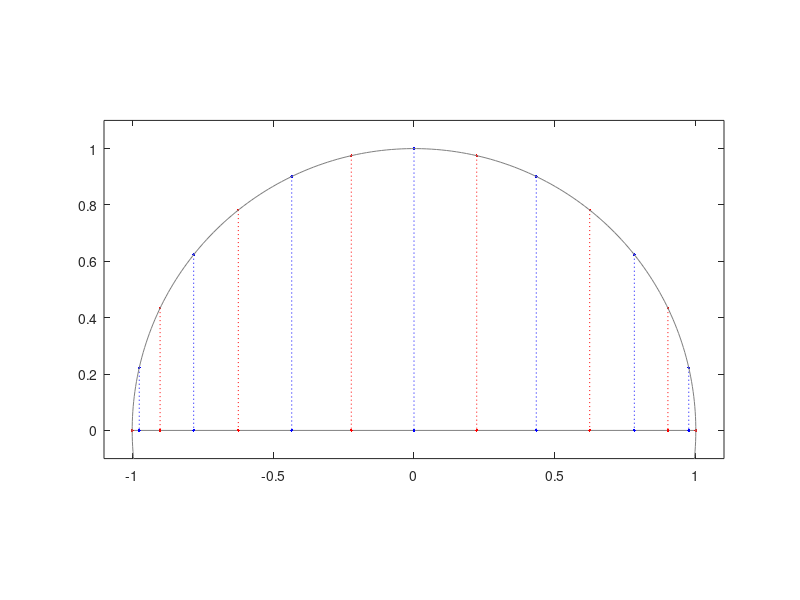

The MATLAB script that drew this image:
%%
% The two kinds of Chebyshev points interlace at any fixed value of $n$.
n = 7;
dtheta = pi/n;
theta1 = dtheta/2 + dtheta*(0:n-1)';
theta2 = dtheta*(0:n)';
x1 = cos(theta1);
x2 = cos(theta2);
plot(x1,0*x1,'b.'), hold on
plot(x2,0*x2,'r.')
plot([-1 1],[0 0],'color',[.5 .5 .5])
axis square, axis equal

%%
% In fact, both kinds are projections of evenly spaced points on
% the unit circle.
plot([x1 x1]',[sin(theta1) 0*x1]','b:.')
plot([x2 x2]',[sin(theta2) 0*x2]','r:.')
phi = linspace(-0.2,pi+0.2,200)';
plot(cos(phi),sin(phi),'color',[.5 .5 .5])
axis([-1.1 1.1 -0.1 1.1])
